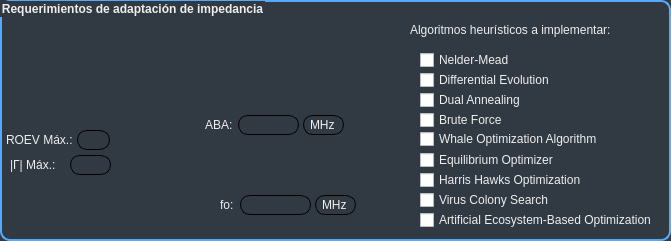
        <widget class="QGroupBox" name="gpbx_requerimientos">
         <property name="geometry">
          <rect>
           <x>10</x>
           <y>352</y>
           <width>671</width>
           <height>241</height>
          </rect>
         </property>
         <property name="styleSheet">
          <string notr="true">QGroupBox {
    background-color: rgb(49, 58, 67);
    border: 2px solid;
	border-color:rgb(85,170,255);
    border-radius: 10px;
    margin-top: 1ex; /* leave space at the top for the title */
	font-size: 12px;
    font-weight: bold;
}
QGroupBox::title {
color:rgb(238, 238, 238);
font: 75 12pt &quot;MS Shell Dlg 2&quot;;
}
</string>
         </property>
         <property name="title">
          <string>Requerimientos de adaptación de impedancia</string>
         </property>
         <widget class="QLabel" name="lbl_funcionobjetivo">
          <property name="geometry">
           <rect>
            <x>95</x>
            <y>30</y>
            <width>321</width>
            <height>181</height>
           </rect>
          </property>
          <property name="toolTip">
           <string>&lt;html&gt;&lt;head/&gt;&lt;body&gt;&lt;p&gt;Valor del módulo del coeficiente de reflexión de voltaje que se requiere en el plano de adaptación d=d&lt;span style=&quot; vertical-align:sub;&quot;&gt;A &lt;/span&gt;.&lt;/p&gt;&lt;/body&gt;&lt;/html&gt;</string>
          </property>
          <property name="styleSheet">
           <string notr="true">QToolTip{ 
background-color: rgb(79, 93, 108); 
color: rgb(238, 238, 238); 
border: black solid 2px;
}</string>
          </property>
          <property name="text">
           <string/>
          </property>
          <property name="pixmap">
           <pixmap>C:/Users/Hidalgo/Desktop/Imagen1.png</pixmap>
          </property>
          <property name="scaledContents">
           <bool>true</bool>
          </property>
         </widget>
         <widget class="QLabel" name="lbl_req">
          <property name="geometry">
           <rect>
            <x>10</x>
            <y>155</y>
            <width>61</width>
            <height>20</height>
           </rect>
          </property>
          <property name="toolTip">
           <string>&lt;!DOCTYPE HTML PUBLIC &quot;-//W3C//DTD HTML 4.0//EN&quot; &quot;http://www.w3.org/TR/REC-html40/strict.dtd&quot;&gt;
&lt;html&gt;&lt;head&gt;&lt;meta name=&quot;qrichtext&quot; content=&quot;1&quot; /&gt;&lt;style type=&quot;text/css&quot;&gt;
p, li { white-space: pre-wrap; }
&lt;/style&gt;&lt;/head&gt;&lt;body style=&quot; font-family:'MS Shell Dlg 2'; font-size:10pt; font-weight:72; font-style:normal;&quot;&gt;
&lt;p style=&quot; margin-top:0px; margin-bottom:0px; margin-left:0px; margin-right:0px; -qt-block-indent:0; text-indent:0px;&quot;&gt;&lt;span style=&quot; font-size:8pt; color:#eeeeee;&quot;&gt;Valor máximo permitido para el módulo del coeficiente de reflexión de voltaje en el ancho de banda de adaptación.&lt;/span&gt;&lt;/p&gt;&lt;/body&gt;&lt;/html&gt;</string>
          </property>
          <property name="styleSheet">
           <string notr="true">QLabel{
color:rgb(238, 238, 238);
font: 75 10pt &quot;MS Shell Dlg 2&quot;;
}
QToolTip{ 
background-color: rgb(79, 93, 108); 
color: rgb(238, 238, 238); 
border: black solid 2px;
}</string>
          </property>
          <property name="text">
           <string>|Γ| Máx.:</string>
          </property>
         </widget>
         <widget class="QLineEdit" name="linedit_max">
          <property name="geometry">
           <rect>
            <x>70</x>
            <y>155</y>
            <width>41</width>
            <height>20</height>
           </rect>
          </property>
          <property name="styleSheet">
           <string notr="true">QLineEdit{
border:1px solid rgb(0, 0, 0);
border-radius: 10px;
color:rgb(238, 238, 238);
font: 75 10pt &quot;MS Shell Dlg 2&quot;;
padding-left: 5px;
padding-right: 5px;
background-color: rgb(49, 58, 67);
}
QLineEdit:hover{
border: 1px solid rgb(85,170,255);
background-color:rgb(79, 93, 108);
}
QLineEdit:focus{
border: 1px solid rgb(85,170,255);
background-color:rgb(79, 93, 108);
}
</string>
          </property>
         </widget>
         <widget class="QLabel" name="lbl_fo">
          <property name="geometry">
           <rect>
            <x>220</x>
            <y>195</y>
            <width>21</width>
            <height>20</height>
           </rect>
          </property>
          <property name="toolTip">
           <string>&lt;!DOCTYPE HTML PUBLIC &quot;-//W3C//DTD HTML 4.0//EN&quot; &quot;http://www.w3.org/TR/REC-html40/strict.dtd&quot;&gt;
&lt;html&gt;&lt;head&gt;&lt;meta name=&quot;qrichtext&quot; content=&quot;1&quot; /&gt;&lt;style type=&quot;text/css&quot;&gt;
p, li { white-space: pre-wrap; }
&lt;/style&gt;&lt;/head&gt;&lt;body style=&quot; font-family:'MS Shell Dlg 2'; font-size:10pt; font-weight:72; font-style:normal;&quot;&gt;
&lt;p style=&quot; margin-top:12px; margin-bottom:12px; margin-left:0px; margin-right:0px; -qt-block-indent:0; text-indent:0px;&quot;&gt;&lt;span style=&quot; font-size:8pt;&quot;&gt;Frecuencia central.&lt;/span&gt;&lt;/p&gt;&lt;/body&gt;&lt;/html&gt;</string>
          </property>
          <property name="styleSheet">
           <string notr="true">QLabel{
color:rgb(238, 238, 238);
font: 75 10pt &quot;MS Shell Dlg 2&quot;;
}
QToolTip{ 
background-color: rgb(79, 93, 108); 
color: rgb(238, 238, 238); 
border: black solid 2px;
}</string>
          </property>
          <property name="text">
           <string>fo:</string>
          </property>
         </widget>
         <widget class="QLineEdit" name="linedit_fo">
          <property name="geometry">
           <rect>
            <x>240</x>
            <y>195</y>
            <width>71</width>
            <height>20</height>
           </rect>
          </property>
          <property name="styleSheet">
           <string notr="true">QLineEdit{
border:1px solid rgb(0, 0, 0);
border-radius: 10px;
color:rgb(238, 238, 238);
font: 75 10pt &quot;MS Shell Dlg 2&quot;;
padding-left: 5px;
padding-right: 5px;
background-color: rgb(49, 58, 67);
}
QLineEdit:hover{
border: 1px solid rgb(85,170,255);
background-color:rgb(79, 93, 108);
}
QLineEdit:focus{
border: 1px solid rgb(85,170,255);
background-color:rgb(79, 93, 108);
}
</string>
          </property>
         </widget>
         <widget class="QLabel" name="lbl_bw">
          <property name="geometry">
           <rect>
            <x>205</x>
            <y>115</y>
            <width>31</width>
            <height>20</height>
           </rect>
          </property>
          <property name="toolTip">
           <string>&lt;!DOCTYPE HTML PUBLIC &quot;-//W3C//DTD HTML 4.0//EN&quot; &quot;http://www.w3.org/TR/REC-html40/strict.dtd&quot;&gt;
&lt;html&gt;&lt;head&gt;&lt;meta name=&quot;qrichtext&quot; content=&quot;1&quot; /&gt;&lt;style type=&quot;text/css&quot;&gt;
p, li { white-space: pre-wrap; }
&lt;/style&gt;&lt;/head&gt;&lt;body style=&quot; font-family:'MS Shell Dlg 2'; font-size:10pt; font-weight:72; font-style:normal;&quot;&gt;
&lt;p style=&quot; margin-top:12px; margin-bottom:12px; margin-left:0px; margin-right:0px; -qt-block-indent:0; text-indent:0px;&quot;&gt;&lt;span style=&quot; font-size:8pt; font-weight:400;&quot;&gt;Ancho de banda de adaptación.&lt;/span&gt;&lt;/p&gt;&lt;/body&gt;&lt;/html&gt;</string>
          </property>
          <property name="styleSheet">
           <string notr="true">QLabel{
color:rgb(238, 238, 238);
font: 75 10pt &quot;MS Shell Dlg 2&quot;;
}
QToolTip{ 
background-color: rgb(79, 93, 108); 
color: rgb(238, 238, 238); 
border: black solid 2px;
}</string>
          </property>
          <property name="text">
           <string>ABA:</string>
          </property>
         </widget>
         <widget class="QLineEdit" name="linedit_bw">
          <property name="geometry">
           <rect>
            <x>238</x>
            <y>115</y>
            <width>61</width>
            <height>20</height>
           </rect>
          </property>
          <property name="styleSheet">
           <string notr="true">QLineEdit{
border:1px solid rgb(0, 0, 0);
border-radius: 10px;
color:rgb(238, 238, 238);
font: 75 10pt &quot;MS Shell Dlg 2&quot;;
padding-left: 5px;
padding-right: 5px;
background-color: rgb(49, 58, 67);
}
QLineEdit:hover{
border: 1px solid rgb(85,170,255);
background-color:rgb(79, 93, 108);
}
QLineEdit:focus{
border: 1px solid rgb(85,170,255);
background-color:rgb(79, 93, 108);
}
</string>
          </property>
         </widget>
         <widget class="QLabel" name="lbl_algoritmos">
          <property name="geometry">
           <rect>
            <x>410</x>
            <y>20</y>
            <width>221</width>
            <height>20</height>
           </rect>
          </property>
          <property name="toolTip">
           <string/>
          </property>
          <property name="styleSheet">
           <string notr="true">QLabel{
color: rgb(238, 238, 238);
font: 75 10pt &quot;MS Shell Dlg 2&quot;;
}
QToolTip{ 
background-color: rgb(79, 93, 108); 
color: rgb(238, 238, 238); 
border: black solid 2px;
}</string>
          </property>
          <property name="frameShape">
           <enum>QFrame::NoFrame</enum>
          </property>
          <property name="text">
           <string>Algoritmos heurísticos a implementar:</string>
          </property>
          <property name="textFormat">
           <enum>Qt::AutoText</enum>
          </property>
         </widget>
         <widget class="QCheckBox" name="chkbx_NM">
          <property name="geometry">
           <rect>
            <x>420</x>
            <y>50</y>
            <width>245</width>
            <height>20</height>
           </rect>
          </property>
          <property name="minimumSize">
           <size>
            <width>245</width>
            <height>0</height>
           </size>
          </property>
          <property name="maximumSize">
           <size>
            <width>251</width>
            <height>16777215</height>
           </size>
          </property>
          <property name="toolTip">
           <string/>
          </property>
          <property name="styleSheet">
           <string notr="true">QCheckBox{
color:rgb(238, 238, 238);
font: 75 10pt &quot;MS Shell Dlg 2&quot;;
}
QToolTip{ 
background-color: rgb(79, 93, 108); 
color: rgb(238, 238, 238); 
border: black solid 2px;
}
</string>
          </property>
          <property name="text">
           <string>Nelder-Mead</string>
          </property>
         </widget>
         <widget class="QCheckBox" name="chkbx_DE">
          <property name="geometry">
           <rect>
            <x>420</x>
            <y>70</y>
            <width>245</width>
            <height>20</height>
           </rect>
          </property>
          <property name="minimumSize">
           <size>
            <width>245</width>
            <height>0</height>
           </size>
          </property>
          <property name="maximumSize">
           <size>
            <width>251</width>
            <height>16777215</height>
           </size>
          </property>
          <property name="toolTip">
           <string/>
          </property>
          <property name="styleSheet">
           <string notr="true">QCheckBox{
color:rgb(238, 238, 238);
font: 75 10pt &quot;MS Shell Dlg 2&quot;;
}
QToolTip{ 
background-color: rgb(79, 93, 108); 
color: rgb(238, 238, 238); 
border: black solid 2px;
}</string>
          </property>
          <property name="text">
           <string>Differential Evolution</string>
          </property>
         </widget>
         <widget class="QCheckBox" name="chkbx_DA">
          <property name="geometry">
           <rect>
            <x>420</x>
            <y>90</y>
            <width>245</width>
            <height>20</height>
           </rect>
          </property>
          <property name="minimumSize">
           <size>
            <width>245</width>
            <height>0</height>
           </size>
          </property>
          <property name="maximumSize">
           <size>
            <width>251</width>
            <height>16777215</height>
           </size>
          </property>
          <property name="toolTip">
           <string/>
          </property>
          <property name="styleSheet">
           <string notr="true">QCheckBox{
color:rgb(238, 238, 238);
font: 75 10pt &quot;MS Shell Dlg 2&quot;;
}
QToolTip{ 
background-color: rgb(79, 93, 108); 
color: rgb(238, 238, 238); 
border: black solid 2px;
}</string>
          </property>
          <property name="text">
           <string>Dual Annealing</string>
          </property>
         </widget>
         <widget class="QCheckBox" name="chkbx_BF">
          <property name="geometry">
           <rect>
            <x>420</x>
            <y>110</y>
            <width>245</width>
            <height>20</height>
           </rect>
          </property>
          <property name="minimumSize">
           <size>
            <width>245</width>
            <height>0</height>
           </size>
          </property>
          <property name="maximumSize">
           <size>
            <width>251</width>
            <height>16777215</height>
           </size>
          </property>
          <property name="toolTip">
           <string/>
          </property>
          <property name="styleSheet">
           <string notr="true">QCheckBox{
color:rgb(238, 238, 238);
font: 75 10pt &quot;MS Shell Dlg 2&quot;;
}
QToolTip{ 
background-color: rgb(79, 93, 108); 
color: rgb(238, 238, 238); 
border: black solid 2px;
}</string>
          </property>
          <property name="text">
           <string>Brute Force</string>
          </property>
         </widget>
         <widget class="QCheckBox" name="chkbx_EO">
          <property name="geometry">
           <rect>
            <x>420</x>
            <y>150</y>
            <width>245</width>
            <height>20</height>
           </rect>
          </property>
          <property name="minimumSize">
           <size>
            <width>245</width>
            <height>0</height>
           </size>
          </property>
          <property name="maximumSize">
           <size>
            <width>251</width>
            <height>16777215</height>
           </size>
          </property>
          <property name="toolTip">
           <string/>
          </property>
          <property name="styleSheet">
           <string notr="true">QCheckBox{
color:rgb(238, 238, 238);
font: 75 10pt &quot;MS Shell Dlg 2&quot;;
}
QToolTip{ 
background-color: rgb(79, 93, 108); 
color: rgb(238, 238, 238); 
border: black solid 2px;
}</string>
          </property>
          <property name="text">
           <string>Equilibrium Optimizer</string>
          </property>
         </widget>
         <widget class="QCheckBox" name="chkbx_HHO">
          <property name="geometry">
           <rect>
            <x>420</x>
            <y>170</y>
            <width>245</width>
            <height>20</height>
           </rect>
          </property>
          <property name="minimumSize">
           <size>
            <width>245</width>
            <height>0</height>
           </size>
          </property>
          <property name="maximumSize">
           <size>
            <width>251</width>
            <height>16777215</height>
           </size>
          </property>
          <property name="toolTip">
           <string/>
          </property>
          <property name="styleSheet">
           <string notr="true">QCheckBox{
color:rgb(238, 238, 238);
font: 75 10pt &quot;MS Shell Dlg 2&quot;;
}
QToolTip{ 
background-color: rgb(79, 93, 108); 
color: rgb(238, 238, 238); 
border: black solid 2px;
}</string>
          </property>
          <property name="text">
           <string>Harris Hawks Optimization</string>
          </property>
         </widget>
         <widget class="QCheckBox" name="chkbx_WOA">
          <property name="geometry">
           <rect>
            <x>420</x>
            <y>130</y>
            <width>245</width>
            <height>18</height>
           </rect>
          </property>
          <property name="minimumSize">
           <size>
            <width>245</width>
            <height>0</height>
           </size>
          </property>
          <property name="maximumSize">
           <size>
            <width>251</width>
            <height>16777215</height>
           </size>
          </property>
          <property name="toolTip">
           <string/>
          </property>
          <property name="styleSheet">
           <string notr="true">QCheckBox{
color:rgb(238, 238, 238);
font: 75 10pt &quot;MS Shell Dlg 2&quot;;
}
QToolTip{ 
background-color: rgb(79, 93, 108); 
color: rgb(238, 238, 238); 
border: black solid 2px;
}</string>
          </property>
          <property name="text">
           <string>Whale Optimization Algorithm</string>
          </property>
         </widget>
         <widget class="QCheckBox" name="chkbx_VCS">
          <property name="geometry">
           <rect>
            <x>420</x>
            <y>190</y>
            <width>245</width>
            <height>20</height>
           </rect>
          </property>
          <property name="minimumSize">
           <size>
            <width>245</width>
            <height>0</height>
           </size>
          </property>
          <property name="maximumSize">
           <size>
            <width>251</width>
            <height>16777215</height>
           </size>
          </property>
          <property name="toolTip">
           <string/>
          </property>
          <property name="styleSheet">
           <string notr="true">QCheckBox{
color:rgb(238, 238, 238);
font: 75 10pt &quot;MS Shell Dlg 2&quot;;
}
QToolTip{ 
background-color: rgb(79, 93, 108); 
color: rgb(238, 238, 238); 
border: black solid 2px;
}</string>
          </property>
          <property name="text">
           <string>Virus Colony Search</string>
          </property>
         </widget>
         <widget class="QCheckBox" name="chkbx_AEO">
          <property name="geometry">
           <rect>
            <x>420</x>
            <y>210</y>
            <width>245</width>
            <height>20</height>
           </rect>
          </property>
          <property name="minimumSize">
           <size>
            <width>245</width>
            <height>0</height>
           </size>
          </property>
          <property name="maximumSize">
           <size>
            <width>251</width>
            <height>16777215</height>
           </size>
          </property>
          <property name="toolTip">
           <string/>
          </property>
          <property name="styleSheet">
           <string notr="true">QCheckBox{
color:rgb(238, 238, 238);
font: 75 10pt &quot;MS Shell Dlg 2&quot;;
}
QToolTip{ 
background-color: rgb(79, 93, 108); 
color: rgb(238, 238, 238); 
border: black solid 2px;
}</string>
          </property>
          <property name="text">
           <string>Artificial Ecosystem-Based Optimization</string>
          </property>
         </widget>
         <widget class="QComboBox" name="cbx_bw">
          <property name="geometry">
           <rect>
            <x>303</x>
            <y>115</y>
            <width>41</width>
            <height>20</height>
           </rect>
          </property>
          <property name="sizePolicy">
           <sizepolicy hsizetype="Preferred" vsizetype="Preferred">
            <horstretch>0</horstretch>
            <verstretch>0</verstretch>
           </sizepolicy>
          </property>
          <property name="minimumSize">
           <size>
            <width>30</width>
            <height>0</height>
           </size>
          </property>
          <property name="maximumSize">
           <size>
            <width>81</width>
            <height>20</height>
           </size>
          </property>
          <property name="styleSheet">
           <string notr="true">QComboBox {
    border:1px solid rgb(0, 0, 0);
   	border-radius: 10px;
	color:rgb(238, 238, 238);
	font: 75 10pt &quot;MS Shell Dlg 2&quot;;
	background-color: rgb(49, 58, 67);
    padding-left: 6px;
}

QComboBox:hover{
	border: 1px solid rgb(85,170,255);
}

QComboBox:focus{
	border: 1px solid rgb(85,170,255);
}

QComboBox::drop-down {    
    border-left-width: 0px;
    border-left-color: black;
    border-left-style: solid; 
	width:0px;
}

QComboBox QAbstractItemView {
    selection-background-color: rgb(85,170,255);
	selection-color: black;
	color: rgb(238, 238, 238);
	background-color: rgb(79, 93, 108);
}</string>
          </property>
          <property name="currentIndex">
           <number>1</number>
          </property>
          <property name="iconSize">
           <size>
            <width>0</width>
            <height>0</height>
           </size>
          </property>
          <item>
           <property name="text">
            <string>GHz</string>
           </property>
          </item>
          <item>
           <property name="text">
            <string>MHz</string>
           </property>
          </item>
          <item>
           <property name="text">
            <string>kHz</string>
           </property>
          </item>
         </widget>
         <widget class="QComboBox" name="cbx_fo">
          <property name="geometry">
           <rect>
            <x>315</x>
            <y>195</y>
            <width>41</width>
            <height>20</height>
           </rect>
          </property>
          <property name="sizePolicy">
           <sizepolicy hsizetype="Preferred" vsizetype="Preferred">
            <horstretch>0</horstretch>
            <verstretch>0</verstretch>
           </sizepolicy>
          </property>
          <property name="minimumSize">
           <size>
            <width>30</width>
            <height>0</height>
           </size>
          </property>
          <property name="maximumSize">
           <size>
            <width>81</width>
            <height>20</height>
           </size>
          </property>
          <property name="styleSheet">
           <string notr="true">QComboBox {
    border:1px solid rgb(0, 0, 0);
   	border-radius: 10px;
	color:rgb(238, 238, 238);
	font: 75 10pt &quot;MS Shell Dlg 2&quot;;
	background-color: rgb(49, 58, 67);
    padding-left: 6px;
}

QComboBox:hover{
	border: 1px solid rgb(85,170,255);
}

QComboBox:focus{
	border: 1px solid rgb(85,170,255);
}

QComboBox::drop-down {    
    border-left-width: 0px;
    border-left-color: black;
    border-left-style: solid; 
	width:0px;
}

QComboBox QAbstractItemView {
    selection-background-color: rgb(85,170,255);
	selection-color: black;
	color: rgb(238, 238, 238);
	background-color: rgb(79, 93, 108);
}</string>
          </property>
          <property name="currentIndex">
           <number>1</number>
          </property>
          <property name="iconSize">
           <size>
            <width>0</width>
            <height>0</height>
           </size>
          </property>
          <item>
           <property name="text">
            <string>GHz</string>
           </property>
          </item>
          <item>
           <property name="text">
            <string>MHz</string>
           </property>
          </item>
          <item>
           <property name="text">
            <string>kHz</string>
           </property>
          </item>
         </widget>
         <widget class="QLabel" name="lbl_vswr">
          <property name="geometry">
           <rect>
            <x>6</x>
            <y>130</y>
            <width>71</width>
            <height>20</height>
           </rect>
          </property>
          <property name="toolTip">
           <string>&lt;!DOCTYPE HTML PUBLIC &quot;-//W3C//DTD HTML 4.0//EN&quot; &quot;http://www.w3.org/TR/REC-html40/strict.dtd&quot;&gt;
&lt;html&gt;&lt;head&gt;&lt;meta name=&quot;qrichtext&quot; content=&quot;1&quot; /&gt;&lt;style type=&quot;text/css&quot;&gt;
p, li { white-space: pre-wrap; }
&lt;/style&gt;&lt;/head&gt;&lt;body style=&quot; font-family:'MS Shell Dlg 2'; font-size:10pt; font-weight:72; font-style:normal;&quot;&gt;
&lt;p style=&quot; margin-top:0px; margin-bottom:0px; margin-left:0px; margin-right:0px; -qt-block-indent:0; text-indent:0px;&quot;&gt;&lt;span style=&quot; font-size:8pt; color:#eeeeee;&quot;&gt;Valor máximo permitido para la relación de onda estacionaria de voltaje en el ancho de banda de adaptación.&lt;/span&gt;&lt;/p&gt;&lt;/body&gt;&lt;/html&gt;</string>
          </property>
          <property name="styleSheet">
           <string notr="true">QLabel{
color:rgb(238, 238, 238);
font: 75 10pt &quot;MS Shell Dlg 2&quot;;
}
QToolTip{ 
background-color: rgb(79, 93, 108); 
color: rgb(238, 238, 238); 
border: black solid 2px;
}</string>
          </property>
          <property name="text">
           <string>ROEV Máx.:</string>
          </property>
         </widget>
         <widget class="QLineEdit" name="linedit_vswr">
          <property name="geometry">
           <rect>
            <x>77</x>
            <y>130</y>
            <width>33</width>
            <height>20</height>
           </rect>
          </property>
          <property name="styleSheet">
           <string notr="true">QLineEdit{
border:1px solid rgb(0, 0, 0);
border-radius: 10px;
color:rgb(238, 238, 238);
font: 75 10pt &quot;MS Shell Dlg 2&quot;;
padding-left: 5px;
padding-right: 5px;
background-color: rgb(49, 58, 67);
}
QLineEdit:hover{
border: 1px solid rgb(85,170,255);
background-color:rgb(79, 93, 108);
}
QLineEdit:focus{
border: 1px solid rgb(85,170,255);
background-color:rgb(79, 93, 108);
}
</string>
          </property>
         </widget>
         <widget class="QLabel" name="lbl_warning_algoritmos">
          <property name="geometry">
           <rect>
            <x>638</x>
            <y>13</y>
            <width>25</width>
            <height>25</height>
           </rect>
          </property>
          <property name="toolTip">
           <string>&lt;html&gt;&lt;head/&gt;&lt;body&gt;&lt;p&gt;Advertencia: Realizar una búsqueda con más de 4 algoritmos en simultáneo podría ralentizar considerablemente el funcionamiento del equipo.&lt;/p&gt;&lt;/body&gt;&lt;/html&gt;</string>
          </property>
          <property name="styleSheet">
           <string notr="true">QToolTip{ 
background-color: rgb(79, 93, 108); 
color: rgb(238, 238, 238); 
border: black solid 2px;
}</string>
          </property>
          <property name="text">
           <string/>
          </property>
          <property name="pixmap">
           <pixmap>warning.png</pixmap>
          </property>
          <property name="scaledContents">
           <bool>true</bool>
          </property>
         </widget>
        </widget>
